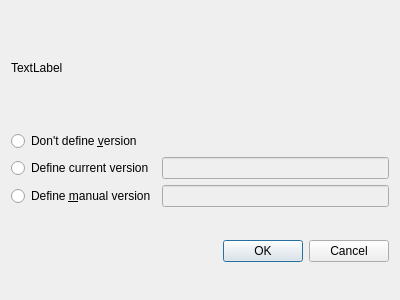
<?xml version="1.0" encoding="UTF-8"?>
<ui version="4.0">
 <class>depend_add</class>
 <widget class="QDialog" name="depend_add">
  <property name="geometry">
   <rect>
    <x>0</x>
    <y>0</y>
    <width>400</width>
    <height>300</height>
   </rect>
  </property>
  <property name="windowTitle">
   <string>Dialog</string>
  </property>
  <property name="windowIcon">
   <iconset resource="resource.qrc">
    <normaloff>:/resource/debcreator.png</normaloff>:/resource/debcreator.png</iconset>
  </property>
  <layout class="QVBoxLayout" name="verticalLayout">
   <item>
    <widget class="QLabel" name="lbl_add">
     <property name="sizePolicy">
      <sizepolicy hsizetype="Minimum" vsizetype="Minimum">
       <horstretch>0</horstretch>
       <verstretch>0</verstretch>
      </sizepolicy>
     </property>
     <property name="maximumSize">
      <size>
       <width>16777215</width>
       <height>60</height>
      </size>
     </property>
     <property name="text">
      <string>TextLabel</string>
     </property>
    </widget>
   </item>
   <item>
    <layout class="QGridLayout" name="gridLayout">
     <item row="3" column="0">
      <widget class="QRadioButton" name="rad_manual">
       <property name="text">
        <string>Define &amp;manual version</string>
       </property>
      </widget>
     </item>
     <item row="2" column="1">
      <widget class="QLineEdit" name="ln_current">
       <property name="enabled">
        <bool>false</bool>
       </property>
       <property name="readOnly">
        <bool>true</bool>
       </property>
      </widget>
     </item>
     <item row="3" column="1">
      <widget class="QLineEdit" name="ln_manual">
       <property name="enabled">
        <bool>false</bool>
       </property>
      </widget>
     </item>
     <item row="1" column="0">
      <widget class="QRadioButton" name="rad_empty">
       <property name="text">
        <string>Don't define &amp;version</string>
       </property>
      </widget>
     </item>
     <item row="2" column="0">
      <widget class="QRadioButton" name="rad_current">
       <property name="text">
        <string>Define current version</string>
       </property>
      </widget>
     </item>
    </layout>
   </item>
   <item>
    <widget class="QDialogButtonBox" name="buttonBox">
     <property name="orientation">
      <enum>Qt::Horizontal</enum>
     </property>
     <property name="standardButtons">
      <set>QDialogButtonBox::Cancel|QDialogButtonBox::Ok</set>
     </property>
    </widget>
   </item>
  </layout>
 </widget>
 <resources>
  <include location="resource.qrc"/>
 </resources>
 <connections>
  <connection>
   <sender>buttonBox</sender>
   <signal>accepted()</signal>
   <receiver>depend_add</receiver>
   <slot>accept()</slot>
   <hints>
    <hint type="sourcelabel">
     <x>248</x>
     <y>254</y>
    </hint>
    <hint type="destinationlabel">
     <x>157</x>
     <y>274</y>
    </hint>
   </hints>
  </connection>
  <connection>
   <sender>buttonBox</sender>
   <signal>rejected()</signal>
   <receiver>depend_add</receiver>
   <slot>reject()</slot>
   <hints>
    <hint type="sourcelabel">
     <x>316</x>
     <y>260</y>
    </hint>
    <hint type="destinationlabel">
     <x>286</x>
     <y>274</y>
    </hint>
   </hints>
  </connection>
 </connections>
</ui>
